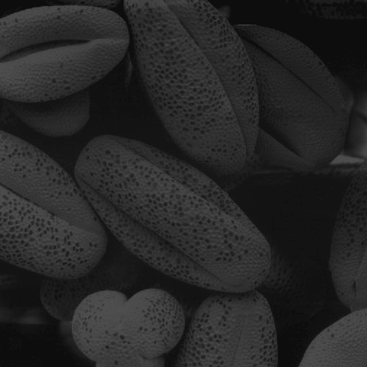
%> input picture ass2/pollen.tif, 367 x 367 px, shrunk from 500 x 500 before the run
$ octave ass2.m   (GNU Octave 9; MATLAB toolbox functions it lacks are replaced by stand-ins)
%> lines starting %> are read from the running program, lines starting %| are printed output that depends on the picture; in (x1, y1, x2, y2) boxes, pixels count from 0 and x2, y2 are one past the last pixel; in counts of white or black regions, pixels touching at a corner belong together; the program's own positions count from 1
p = imread('pollen.tif')
%> p is the input picture: size 367x367 uint8; min 10, max 80, mean 38.7
b = imread('bone-scan-GE.tif')
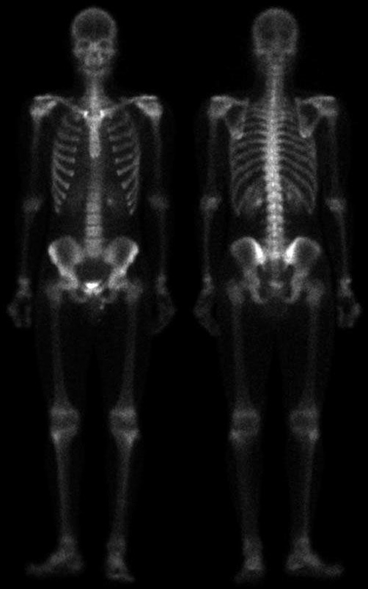
%> input picture ass2/bone-scan-GE.tif, 368 x 589 px, shrunk from 502 x 803 before the run
%> b is the input picture: size 589x368 uint8; min 0, max 255, mean 17.1
imshow(p)
imshow(b)
% when imshow displays an double image, it displays an intensity
of 0 as black and 1 as white
%> (this line was passed over: of is not available in this run)
pd = double(p)
whos pd
bd = double(b)
whos bd

p([23:25], [1:3]) = double(p([23:25], [1:3])) % Nothing changes. The double method cannot covert pixel values in some area of a matrix.
b(1, 1) = double(b(1, 1))

img = imread('nuclei.tif')
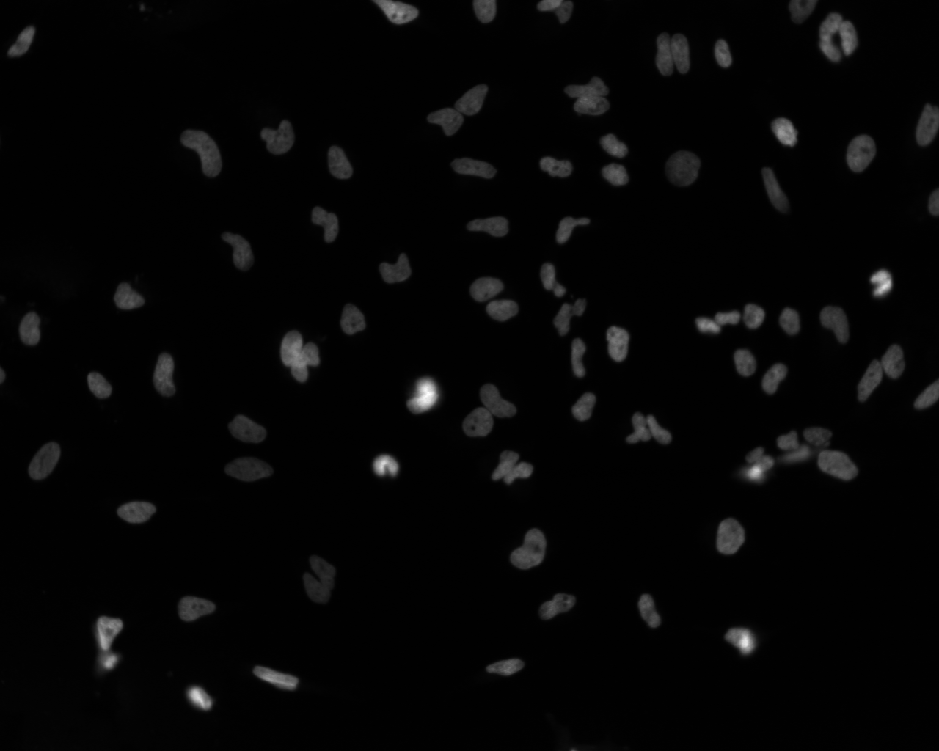
%> input picture ass2/nuclei.tif, 939 x 751 px, shrunk from 1280 x 1024 before the run
%> img is the input picture: size 751x939 uint16; min 1019, max 62897, mean 2576.4
% scaled double image to the range [0,1]
img = mat2gray(img)
%> img: size 751x939 double

% calculates the threshold value by maximizing the weighted distances between the global mean of the image histogram and the means of the background and foreground intensity pixels.
T = graythresh(img)
%> T = 0.125

% Thresholding converts grayscale image into an image that contain only two colors. The function im2bw() assigns black color to all the pixels that have luminosity than a threshold level and the others as white. the function graythresh() approximately calculates the threshold of the image.
% create a new binary image using the obtained threshold value
imgb = im2bw(img, T)
%> imgb: size 751x939 logical; 6.8% white; 79 white regions (3 under 20 px), largest, box (x1, y1, x2, y2) and area: (463, 384, 516, 436) 1336, (280, 331, 320, 383) 1330, (819, 12, 858, 62) 1317

% enumerate all the objects in the figure using the bwlabel
% L gives the labeled image, and num gives the number of objects
[L, N] = bwlabel(imgb)
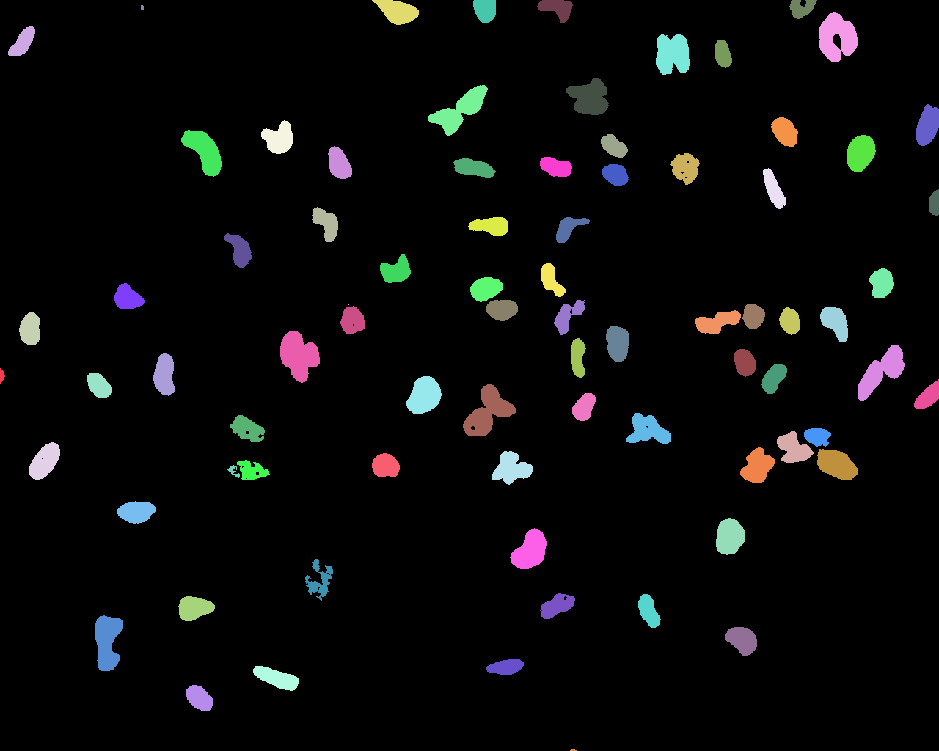
%> L: size 751x939 double; 80 distinct labels, from 0 to 79; one colour per label, 0 black
%> N = 79

D = regionprops(L, 'area')
%> D = 79 regions; largest, Area: 1336, 1330, 1317, 1194, 1189
w = [D.Area]
%> w = 79 values, max 1336 at index 32, min 1 at index 25, mean 606.5
mean(w)
%> ans = 606.5

function c = count(fname)
  % load image with name fname
  img = imread(fname);
  % scale double image to the range [0,1]
  img = mat2gray(img);
  % calculate the threshold value
  T = graythresh(img);
  % create a new binary image using the obtained threshold value
  imgb = im2bw(img, T);
  % enumerate all the objects in the figure
  % L gives the labeled image, and num gives the number of objects
  [L, N] = bwlabel(imgb);
  c = N
end

function a = area(fname)
  img = imread(fname);
  img = mat2gray(img);
  T = graythresh(img);
  imgb = im2bw(img, T);
  [L, N] = bwlabel(imgb);
  D = regionprops(L, 'area');
  w = [D.Area];
  a = mean(w);
end


img = imread('rice.png');
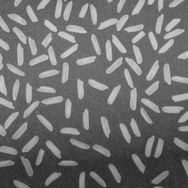
%> input picture ass2/rice.png, 188 x 188 px, shrunk from 256 x 256 before the run
%> img is the input picture: size 188x188 uint8; min 40, max 207, mean 111.2
background = imopen(img, strel('square', 15));
img2 = imsubtract(img, background);
img3 = imadjust(img2);
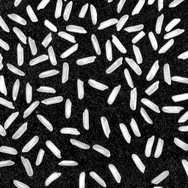
%> img3: size 188x188 uint8; min 0, max 255, mean 73.8
level = graythresh(img3);
%> level = 0.463
imgb = im2bw(img3, level);
%> imgb: size 188x188 logical; 27% white; 96 white regions (3 under 20 px)
[L, N] = bwlabel(imgb);
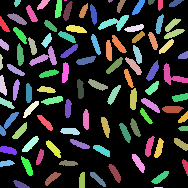
%> L: size 188x188 double; 97 distinct labels, from 0 to 96; one colour per label, 0 black
%> N = 96
props = regionprops(L, 'basic');
%> props = 96 regions; largest, box (x1, y1, x2, y2), Area and Centroid: (98, 15, 129, 31) 221 [115.2 23.5], (29, 46, 57, 66) 212 [45.8 58.5], (164, 18, 185, 39) 207 [173.6 29.9], (163, 63, 188, 85) 204 [173.1 76.8], (0, 112, 19, 136) 154 [8.9 123.8]
cc = bwconncomp(imgb,4);
%> cc = 98 connected components
cc.NumObjects;
hist([props.Area]);
min_area = 150;
area.isLesser = find([props.Area] < min_area);
%> area.isLesser = 91 values from 1 to 96

for i = area.isLesser
  imgb(cat(1,cc.PixelIdxList{i})) = false;
end
%> this loop made 91 passes
%> i on passes 22 to 33: 24, 25, 26, 27, 28, 29, 30, 31, 32, 33, 34, 35
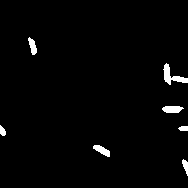
%> imgb: size 188x188 logical; 1.9% white; 7 white regions, largest, box (x1, y1, x2, y2) and area: (163, 63, 188, 85) 204, (162, 106, 184, 113) 124, (93, 145, 110, 157) 109

areas = [props.Area];
%> areas = 96 values, max 221 at index 55, min 3 at index 41, mean 99.56
for i = area.isLesser
%> (the run ends here)
